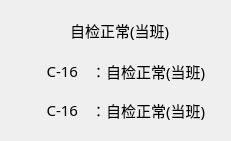
   <widget class="QWidget" name="verticalLayoutWidget">
    <property name="geometry">
     <rect>
      <x>1360</x>
      <y>690</y>
      <width>231</width>
      <height>141</height>
     </rect>
    </property>
    <layout class="QVBoxLayout" name="verticalLayout_2">
     <item>
      <layout class="QHBoxLayout" name="horizontalLayout_30">
       <item>
        <spacer name="horizontalSpacer_3">
         <property name="orientation">
          <enum>Qt::Horizontal</enum>
         </property>
         <property name="sizeHint" stdset="0">
          <size>
           <width>40</width>
           <height>20</height>
          </size>
         </property>
        </spacer>
       </item>
       <item>
        <widget class="QLabel" name="label_2041">
         <property name="minimumSize">
          <size>
           <width>33</width>
           <height>33</height>
          </size>
         </property>
         <property name="maximumSize">
          <size>
           <width>33</width>
           <height>33</height>
          </size>
         </property>
         <property name="styleSheet">
          <string notr="true">border-image: url(:/img/false.png);</string>
         </property>
         <property name="text">
          <string/>
         </property>
        </widget>
       </item>
       <item>
        <widget class="QLabel" name="label_73">
         <property name="minimumSize">
          <size>
           <width>150</width>
           <height>30</height>
          </size>
         </property>
         <property name="maximumSize">
          <size>
           <width>150</width>
           <height>30</height>
          </size>
         </property>
         <property name="font">
          <font>
           <family>宋体</family>
           <pointsize>11</pointsize>
          </font>
         </property>
         <property name="text">
          <string>自检正常(当班)</string>
         </property>
        </widget>
       </item>
      </layout>
     </item>
     <item>
      <layout class="QHBoxLayout" name="horizontalLayout_23">
       <item>
        <widget class="QLabel" name="label_68">
         <property name="minimumSize">
          <size>
           <width>60</width>
           <height>30</height>
          </size>
         </property>
         <property name="maximumSize">
          <size>
           <width>60</width>
           <height>30</height>
          </size>
         </property>
         <property name="font">
          <font>
           <family>宋体</family>
           <pointsize>11</pointsize>
          </font>
         </property>
         <property name="text">
          <string>C-16</string>
         </property>
         <property name="alignment">
          <set>Qt::AlignRight|Qt::AlignTrailing|Qt::AlignVCenter</set>
         </property>
        </widget>
       </item>
       <item>
        <widget class="QLabel" name="label_69">
         <property name="minimumSize">
          <size>
           <width>120</width>
           <height>30</height>
          </size>
         </property>
         <property name="maximumSize">
          <size>
           <width>120</width>
           <height>30</height>
          </size>
         </property>
         <property name="font">
          <font>
           <family>宋体</family>
           <pointsize>11</pointsize>
          </font>
         </property>
         <property name="text">
          <string>：自检正常(当班)</string>
         </property>
        </widget>
       </item>
      </layout>
     </item>
     <item>
      <layout class="QHBoxLayout" name="horizontalLayout_29">
       <item>
        <widget class="QLabel" name="label_71">
         <property name="minimumSize">
          <size>
           <width>60</width>
           <height>30</height>
          </size>
         </property>
         <property name="maximumSize">
          <size>
           <width>60</width>
           <height>30</height>
          </size>
         </property>
         <property name="font">
          <font>
           <family>宋体</family>
           <pointsize>11</pointsize>
          </font>
         </property>
         <property name="text">
          <string>C-16</string>
         </property>
         <property name="alignment">
          <set>Qt::AlignRight|Qt::AlignTrailing|Qt::AlignVCenter</set>
         </property>
        </widget>
       </item>
       <item>
        <widget class="QLabel" name="label_72">
         <property name="minimumSize">
          <size>
           <width>120</width>
           <height>30</height>
          </size>
         </property>
         <property name="maximumSize">
          <size>
           <width>120</width>
           <height>30</height>
          </size>
         </property>
         <property name="font">
          <font>
           <family>宋体</family>
           <pointsize>11</pointsize>
          </font>
         </property>
         <property name="text">
          <string>：自检正常(当班)</string>
         </property>
        </widget>
       </item>
      </layout>
     </item>
    </layout>
   </widget>
